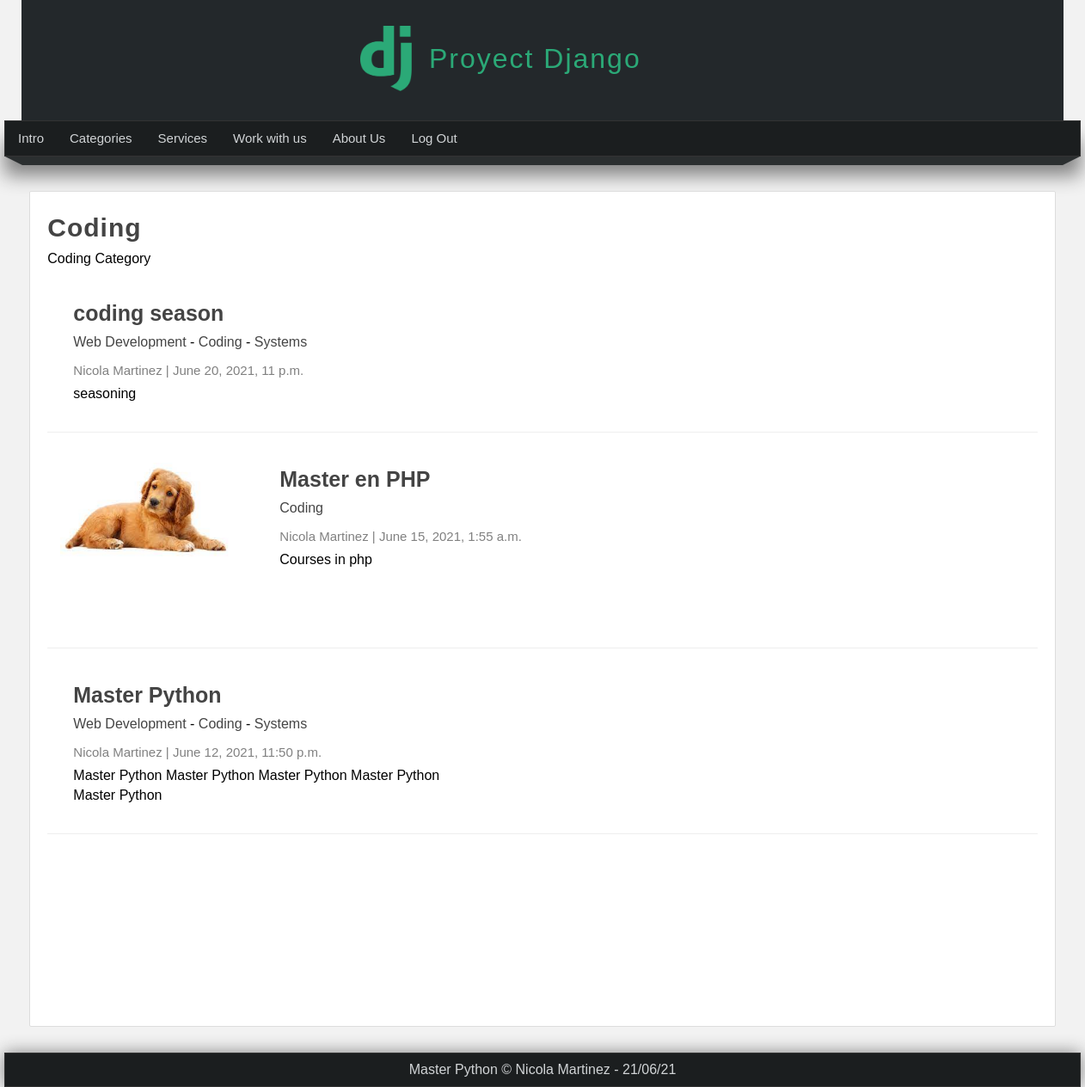
Page /category/2 (signed in) on the committed database.
### pages/models.py (models this page shows, shortened)
class Page(models.Model):
    title = models.CharField(max_length=50, verbose_name="Title")
    content = RichTextField(verbose_name="Content")
    slug = models.CharField(unique= True, max_length=150, verbose_name="Friendly URL")
    order = models.IntegerField(default=0, verbose_name="Order")
    visible = models.BooleanField(verbose_name="Visibility?")
    created_at = models.DateTimeField(auto_now_add=True, verbose_name="Made of")
    updated_at = models.DateTimeField(auto_now=True, verbose_name="Updated")
    class Meta:
        verbose_name= "Page"
        verbose_name_plural = "Pages"

### blog/models.py (models this page shows, shortened)
class Category(models.Model):
    name = models.CharField(max_length=100, verbose_name='Name')
    description = models.CharField(max_length=255, verbose_name='Description')
    created_at = models.DateTimeField(auto_now_add=True, verbose_name='Created date')
    class Meta:
        verbose_name = 'Category'
        verbose_name_plural = 'Categories'

class Article(models.Model):
    title = models.CharField(max_length=150, verbose_name='Title')
    content = RichTextField(verbose_name='Content')
    image = models.ImageField(default='null', verbose_name='Image', upload_to="articles")
    public = models.BooleanField(verbose_name='Published?')
    user = models.ForeignKey(User, verbose_name='Username',editable=False, on_delete=models.CASCADE)
    categories = models.ManyToManyField(Category, verbose_name='Categories', blank=True, related_name="articles")
    created_at = models.DateTimeField(auto_now_add=True, verbose_name='Created date')
    updated_at = models.DateTimeField(auto_now=True, verbose_name='Edited At')
    class Meta:
        verbose_name = 'Article'
        verbose_name_plural = 'Articles'
        ordering = ['-created_at']

### blog/views.py (the view)
# urls.py: path('category/<int:category_id>', views.category, name="category"),
@login_required(login_url="login")
def category(request, category_id):
    category = get_object_or_404(Category, id=category_id)
    articles = Article.objects.filter(categories=category_id)
    return render(request, 'categories/category.html',{
        'category': category,
        'articles': articles
    })

### blog/processor.py (called while the page is built)
def get_categories(request):
    categories_in_use = Article.objects.filter(public=True).values_list('categories', flat=True)
    categories = Category.objects.filter(id__in=categories_in_use).values_list('id', 'name')
    return {
        'categories' : categories,
        'ids': categories_in_use
    }

### pages/context_processor.py (called while the page is built)
def get_pages(request):
    pages = Page.objects.filter(visible = True).order_by('order').values_list('id', 'title', 'slug')
    return {
        'pages' : pages
    }

### blog/templates/categories/category.html (shortened to what this page needs)
{% extends 'layouts/layout.html' %}
{% block content %}
    <h1 class="title">{{category.name}}</h1>
    <p>{{category.description}}</p>
    {% include 'articles/articles.html' %}
{% endblock %}

### mainapp/templates/layouts/layout.html (shortened to what this page needs)
{%load static%}
<!DOCTYPE html>
<html lang=es>
<head>
    <link rel="stylesheet" type="text/css" href="{% static 'css/styles.css' %}" />
<body>
    <header>
        <div id="logotipo">
            <img src="{% static 'images/logo.png' %}" />
            <h1>Proyect Django</h1>
        </div>
    </header>
    <nav>
        <ul>
            <li>
                <a href="{% url 'index' %}">Intro</a>
            </li>
            {% if user.email %}
                <li>
                    <a href="{% url 'list_articles' %}">Categories</a>
                </li>
                {% for page in pages %}
                    <li>
                        <a href="{% url 'page' page.2 %}">{{ page.1 }}</a>
                    </li>
                {% endfor %}
                <li>
                    <a href="{% url 'logout' %}">Log Out</a>
                </li>
            {% endif %}
        </ul>
    </nav>
    <div class="barra">
        <span class="esquina-izquierda"></span>
        <span class="relleno-barra"></span>
        <span class="esquina-derecha"></span>
    </div>
    <div id="content">
        <div class="box">
            {%block content %}{% endblock %}
        </div>
    </div>
    <footer>
        Master Python &copy; Nicola Martinez - {% now "d/m/y" %}
    </footer>
</body>
</head>
</html>

### blog/templates/articles/articles.html (shortened to what this page needs)
    {% for article in articles %}
        <article class="article-item">
                {% if article.image != 'null' and article.image.url|length >= 1 %}
                    <div class="image">
                        <img src="{{article.image.url}}"/>
                    </div>
                {% endif %}
                <div class="data">
                    <h2>
                        <a href="{% url 'article' article.id %}">
                        {{article.title}}
                        </a>
                    </h2>
                    <p>
                        {% for category in article.categories.all %}
                            <a href="{% url 'category' category.id %}">{{category.name}}</a>
                            {% if forloop.counter < article.categories.all|length %}
                                {{'-'}}
                            {% endif %}
                        {% endfor %}
                    </p>
                    <span class="date">
                        {{article.user.first_name}} {{article.user.last_name}}
                        |
                        {{article.created_at}}</span>
                    <p>
                        {{article.content|safe}}
                    </p>
                </div>
            </article>
    {% endfor %}

### mainapp/static/css/styles.css (style rules this page uses)
* { margin: 0px; padding: 0px; font-family: sans-serif, Arial, Helvetica; text-decoration: none; }
.box p,.box h2,.box h3,.box ul { margin-top: 5px; margin-bottom: 5px; }
body { background-color: #f2f2f2; }
header { width: 1212px; height: 140px; background-color: #23282b; margin: 0px auto; }
#logotipo { width: 35%; height: 130px; margin: 0 auto; padding-top: 10px; }
#logotipo img { display: block; width: 60px; float: left; margin-top: 20px; }
#logotipo h1 { display: block; float: left; margin-top: 40px; margin-left: 20px; letter-spacing: 2px; font-weight: 100; color: #2ba977; }
nav { width: 1250px; height: 40px; margin: 0 auto; background-color: #1b1e1f; border: 1px solid #333333; box-shadow: 0px 22px 22px gray; font-size: 15px; }
nav > ul { list-style: none; text-decoration: none; }
nav > ul > li { line-height: 40px; float: left; }
nav > ul > li > a { display: block; padding-left: 15px; padding-right: 15px; color:#d1d4d6; }
.barra { width: 1250px; margin: 0 auto; }
.esquina-izquierda { display: block; border-left: 20px solid transparent; border-top: 10px solid #2b2f30; float: left; }
.esquina-derecha { display: block; border-right: 20px solid transparent; border-top: 10px solid #2b2f30; float: right; }
.relleno-barra { display: block; width: 1210px; background: #2b2f30; height: 10px; float: left; }
#content { width: 1212px; min-height: 930px; margin: 0 auto; margin-bottom: 30px; margin-top: 40px; }
.box { background: white; width: 95%; min-height: 930px; padding: 20px; border: 1px solid #ddd; border-radius: 2px; margin: 0 auto; }
.box .image { width: 45%; float: left; margin-right: 40px; }
.box .image img { width: 100%; }
.box a { color: #444; transition: 300ms; }
.title { color: #444; letter-spacing: 1px; font-size: 30px; margin-bottom: 10px; margin-top: 5px; }
.date { display: block; margin-top: 15px; margin-bottom: 15px; color: gray; }
.article-item { margin-bottom: 20px; margin-top: 20px; padding: 15px; border-bottom: 1px solid #eee; clear: both; }
.article-item .image { width: 200px; height: 200px; float: left; overflow: hidden; }
.article-item .image img { width: 200px; }
.article-item .data { float: left; padding: 15px; padding-top: 0px; }
.article-item h2 { display: block; font-size: 25px; color: #333; margin-bottom: 10px; }
.article-item span.date { display: block; font-size: 15px; color:gray; margin-bottom: 10px; }
footer { width: 1250px; background-color: #1b1e1f ; border: 1px solid #333; color: #d1d4d6; text-align: center; margin: 0 auto; padding-top: 10px; padding-bottom: 10px; box-shadow: 0px 0px 20px gray; }

### rows in the picture
Page: title "Services"
Page: title "Work with us"
Page: title "About Us"
Category: name "Coding", description "Coding Category", value "-"
Article: title "coding season", user.first_name "Nicola", user.last_name "Martinez", created_at "June 20, 2021, 11 p.m.", content "seasoning"
Category: name "Web Development", value "-"
Category: name "Systems"
Article: image (picture), title "Master en PHP", user.first_name "Nicola", user.last_name "Martinez", created_at "June 15, 2021, 1:55 a.m.", content "Courses in php"
Article: title "Master Python", user.first_name "Nicola", user.last_name "Martinez", created_at "June 12, 2021, 11:50 p.m.", content "Master Python Master Python Master Python Master Python Master Python"
